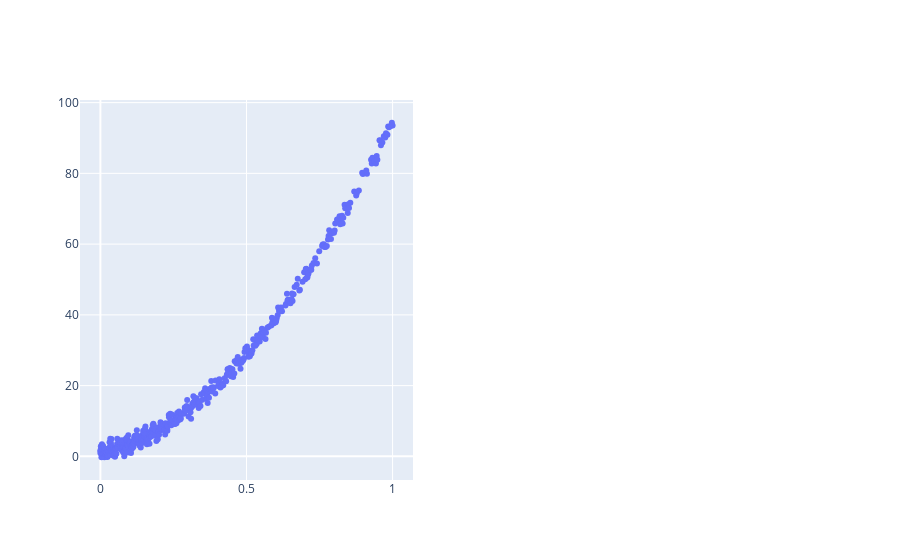

Write notebook code for a chart like this one.
### Code cell
#########################################################################
## DATA GENERATION
#########################################################################
np.random.seed(42)
#X = pd.DataFrame(data={"x1": np.linspace(-2,2,2000) } ) #, 
X = pd.DataFrame(data={"x1": np.logspace(0.001,0.99,1000) } ) #, 
                       
                       #"x2": np.linspace(0,1,1000), #}) #,
                       #"x3": np.linspace(-2,2,1000), "x4": np.linspace(0,1,1000) })
                       #"x5": np.linspace(-2,2,1000), "x6": np.linspace(0,1,1000)})
y = pd.DataFrame(data={"y": np.sin(25*X["x1"]) + np.square(X["x1"]) + np.random.randn(len(X["x1"]))})  # - 2*X["x2"]

X_train, X_test, y_train, y_test = train_test_split(X, y, test_size=0.5, shuffle=True)

X_test = X_test.sort_index()
X_train = X_train.sort_index()
y_train = y_train.sort_index()
y_test = y_test.sort_index()

X_train.shape

X_norm = MinMaxScaler().fit_transform(X_train)
y_norm = StandardScaler().fit_transform(y_train)
y_norm = y_train.values

fig = make_subplots(rows=1, cols=2, 
                    specs=[[{'type':'scatter'}, {'type':'scatter3d'}] ])

fig.add_trace(go.Scatter(x=X_norm[:,0], y=y_norm.ravel(), mode="markers", name="Data"), row=1, col=1)
#fig.add_trace(go.Scatter3d(x=X_norm[:,0], y=X_norm[:,1], z=y_norm.ravel(),
#                           name="Data", mode="markers"), row=1, col=2)
fig.show()

### Figure 1 — Plotly figure (JSON) as saved in the notebook; plotly's stock layout.template omitted (floating-point values rounded to 4 significant figures; data arrays with more than 128 entries replaced by an {"elided": "..."} marker saying what was removed)
{"data": [{"mode": "markers", "name": "Data", "type": "scatter", "x": {"elided": "500 float values"}, "xaxis": "x", "y": {"elided": "500 float values"}, "yaxis": "y"}], "layout": {"scene": {"domain": {"x": [0.55, 1], "y": [0, 1]}}, "xaxis": {"anchor": "y", "domain": [0, 0.45]}, "yaxis": {"anchor": "x", "domain": [0, 1]}}}
